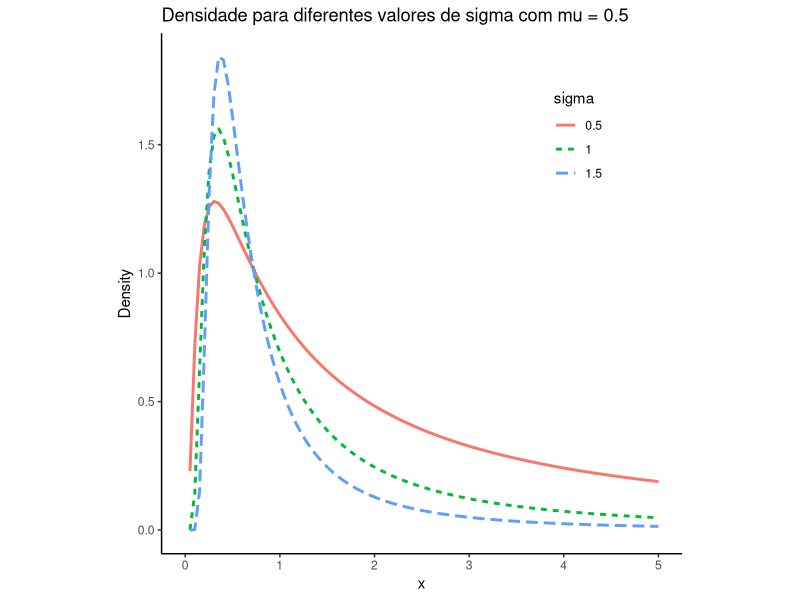
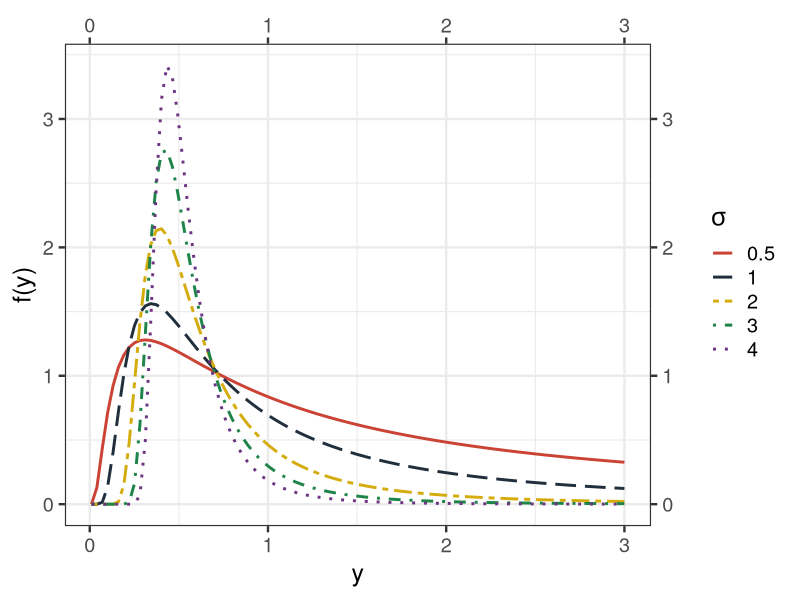
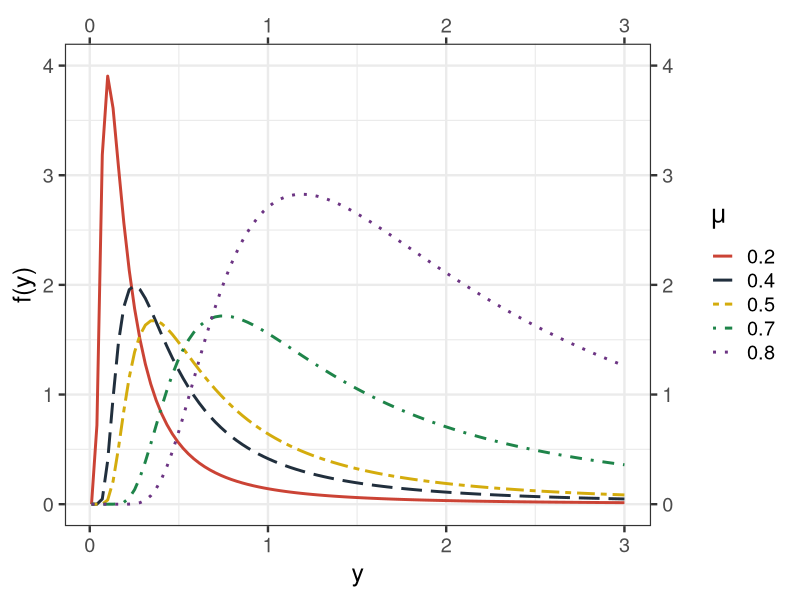
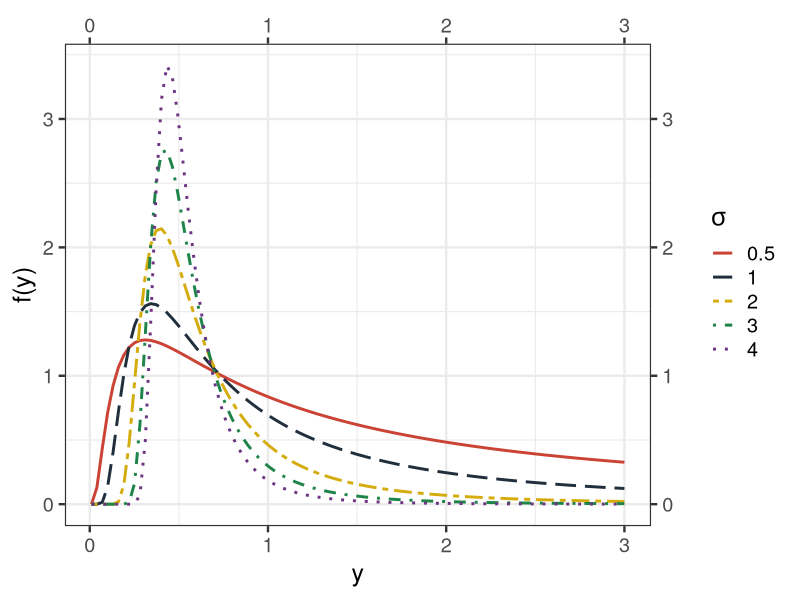
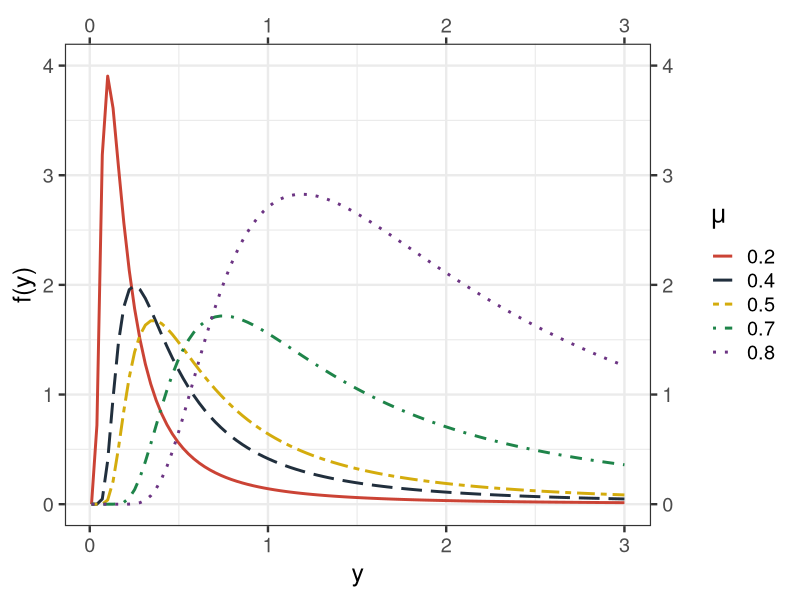

The R script that drew these images, in order:
# alpha reparameterization

# PROBABILITY DENSITY FUNCTION

dUGo <- function(x, mu=.5, sigma=1.2, tau=.5)
{
  
  fx1<- log(tau)/(1 - mu^(-sigma)) * sigma * x^(-(1 + sigma)) * exp((log(tau) / (1 - mu^(-sigma))) *
                                                   (1 - x^(-sigma)))
  
  return(fx1)
  
}

integrate(dUGo,0,1) 

# CUMULATIVE DISTRIBUTION FUNCTION 

pUGo <-  function(q, mu=.5, sigma=1.2, tau=.5) 
{
  cdf <- exp(((log(tau)) / (1 - mu^(-sigma))) * (1 - q^(-sigma)))
  return(cdf)
}


# QUANTILE FUNCTION
qUGo<-function(u, mu=.5, sigma=1.2, tau=.5)
{
  q<-(1 - (log(u) * (1 - mu^(-sigma)) / log(tau)))^(-1 / sigma)
  return(q)
}


# CHEKING LOG-LIKELIHOOD 

x= .5 
mu=.5 
sigma=1.2 
tau=.5


llik<-function(x, mu=.5, sigma=1, tau=.5)
{
  ll<-log(log(tau)/(1-mu^-sigma))+log(sigma)+(-1-sigma)*log(x)+(log(tau)/(1-mu^-sigma))*(1-x^-sigma)
  return(ll)
}

log(dUGo(x, mu=.5, sigma=1, tau=.5))
llik(x, mu=.5, sigma=1, tau=.5)

z=c(.3,.4,.5)

log(dUGo(z[1], mu=.5, sigma=1, tau=.5)*dUGo(z[2], mu=.5, sigma=1, tau=.5)*dUGo(z[3], mu=.5, sigma=1, tau=.5))

sum(llik(z, mu=.5, sigma=1, tau=.5))



### GRAFICOS
# Carregar pacotes necessários
library(ggplot2)
library(dplyr)

# Definição da função dUGo
dUGo <- function(x, mu = 0.5, sigma = 1.2, tau = 0.5) {
  log(tau) / (1 - mu^(-sigma)) * sigma * x^(-(1 + sigma)) * exp((log(tau) / (1 - mu^(-sigma))) * (1 - x^(-sigma)))
}

# Valores dos parâmetros
sigma_values <- c(0.5, 1.0, 1.5)
tau <- 0.5
mu_fixed <- 0.5

# Sequência de valores de x
x <- seq(0, 5, length.out = 100)

# Criar data frame para armazenar os valores de x, sigma e densidade
data <- expand.grid(x = x, sigma = sigma_values)
data$density <- mapply(dUGo, data$x, mu_fixed, data$sigma, tau)

# Plotar as densidades usando ggplot2
ggplot(data, aes(x = x, y = density, color = factor(sigma), linetype = factor(sigma))) +
  geom_line(size = 1) +
  labs(title = paste("Densidade para diferentes valores de sigma com mu =", mu_fixed),
       x = "x", y = "Density", color = "sigma", linetype = "sigma") +
  theme_classic() +
  theme(legend.position = c(0.8, 0.8), # Posição da legenda dentro do gráfico
        legend.background = element_rect(fill = alpha('white', 0.6)), # Fundo transparente para a legenda
        aspect.ratio = 1) # Tornar a imagem mais quadrada





# Carregar pacotes necessários
library(ggplot2)
library(dplyr)

# Definição da função dUGo
dUGo <- function(x, mu = 0.5, sigma = 1.2, tau = 0.5) {
  log(tau) / (1 - mu^(-sigma)) * sigma * x^(-(1 + sigma)) * exp((log(tau) / (1 - mu^(-sigma))) * (1 - x^(-sigma)))
}

# Valores dos parâmetros
sigma_values <- c(0.5, 1.0, 2, 3, 4)
tau <- 0.5
mu_fixed <- 0.5

# Sequência de valores de x
x <- seq(0.01, 3, length.out = 100)

# Criar data frame para armazenar os valores de x, sigma e densidade
data <- expand.grid(x = x, sigma = sigma_values)
data$density <- mapply(dUGo, data$x, mu_fixed, data$sigma, tau)

# Garantir que 'sigma' seja um fator ordenado
data$sigma <- factor(data$sigma, levels = sigma_values)

# Plotar as densidades usando ggplot2
ggplot(data, aes(x = x, y = density, color = sigma, linetype = sigma)) +
  geom_line(size = 1) +
  labs(
    x = "y", y = "f(y)", color = bquote(sigma),linetype = bquote(sigma) 
  ) +
  theme_classic() +
  theme(
    legend.position = c(0.8, 0.8), # Posição da legenda dentro do gráfico
    legend.background = element_rect(fill = alpha('white', 0.6)), # Fundo transparente para a legenda
    axis.line = element_line(color = "black"), # Linha do eixo
    axis.ticks = element_line(color = "black"), # Adicionar todos os ticks
    axis.ticks.length = unit(0.3, "cm"), # Ajustar comprimento dos ticks
    axis.ticks.x.top = element_blank(), # Remover ticks no topo
    axis.ticks.y.right = element_blank(), # Remover ticks à direita
    axis.text.x = element_text(size = 12, color = "black"), # Texto dos ticks do eixo X em preto e tamanho 12
    axis.text.y = element_text(size = 12, color = "black"),
    axis.text.x.top = element_blank(), # Remover texto dos ticks no topo
    axis.text.y.right = element_blank(), # Remover texto dos ticks à direita
    aspect.ratio = 1 # Tornar a imagem mais quadrada
  ) +
  scale_y_continuous(sec.axis = dup_axis(name = NULL)) + # Eixo secundário Y sem rótulo
  scale_x_continuous(sec.axis = dup_axis(name = NULL)) + # Eixo secundário X sem rótulo
  scale_color_manual(values = c("#CB4335", "#212F3D", "#D4AC0D", "#1E8449", "#6C3483")) + # Definir cores específicas para as densidades
  scale_linetype_manual(values = c("solid", "longdash", "twodash", "dotdash", "dotted")) +  #+# Definir tipos de linha específicos para cada sigma
  theme_bw(base_size = 18)

# ggplot(data, aes(x = x, y = density, color = factor(sigma))) +
#   geom_line(size = 1) +
#   labs(title = "", # Se desejar adicionar um título, descomente e personalize
#        x = "y", y = "f(y)", color = "sigma") +
#   theme_classic() +
#   theme(
#     legend.position = c(0.8, 0.8), # Posição da legenda dentro do gráfico
#     legend.background = element_rect(fill = alpha('white', 0.6)), # Fundo transparente para a legenda
#     axis.line = element_line(color = "black"), # Linha dos eixos em preto
#     axis.line.x = element_line(color = "black"), # Linha do eixo inferior em preto
#     axis.line.y = element_line(color = "black"), # Linha do eixo esquerdo em preto
#     axis.line.x.top = element_line(color = "black"), # Linha do eixo superior em preto
#     axis.line.y.right = element_line(color = "black"), # Linha do eixo direito em preto
#     axis.ticks = element_line(color = "black"), # Ticks dos eixos em preto
#     axis.ticks.length = unit(0.3, "cm"), # Ajustar comprimento dos ticks
#     axis.ticks.x.top = element_blank(), # Remover ticks no topo
#     axis.ticks.y.right = element_blank(), # Remover ticks à direita
#     axis.text.x = element_text(size = 12, color = "black"), # Texto dos ticks do eixo X em preto e tamanho 14
#     axis.text.y = element_text(size = 12, color = "black"), # Texto dos ticks do eixo Y em preto e tamanho 14
#     axis.text.x.top = element_blank(), # Remover texto dos ticks no topo
#     axis.text.y.right = element_blank(), # Remover texto dos ticks à direita
#     aspect.ratio = 1 # Tornar a imagem mais quadrada
#   ) +
#   scale_y_continuous(sec.axis = dup_axis(name = NULL)) + # Eixo secundário Y sem rótulo
#   scale_x_continuous(sec.axis = dup_axis(name = NULL)) + # Eixo secundário X sem rótulo
#   scale_color_manual(values = c("#CB4335", "#212F3D", "#D4AC0D", "#2E86C1")) # Definir cores específicas para as densidades


#ggsave("grafico2.png", plot = last_plot(), width = 8, height = 6, dpi = 600)

ggsave("gf1.pdf", plot = last_plot(), width = 10, height = 8, units = "in", dpi = 300)

# MU VALUES

# Definir os valores dos parâmetros
mu_values <- c(0.2, 0.4, 0.5, 0.7, 0.8)
sigma_fixed <- 1.2
tau <- 0.5

# Sequência de valores de x
x <- seq(0.01, 3, length.out = 100)

# Criar data frame para armazenar os valores de x, mu e densidade
data <- expand.grid(x = x, mu = mu_values)
data$density <- mapply(dUGo, data$x, data$mu, sigma_fixed, tau)

# Garantir que 'mu' seja um fator ordenado
data$mu <- factor(data$mu, levels = mu_values)

# Plotar as densidades usando ggplot2
ggplot(data, aes(x = x, y = density, color = mu, linetype = mu)) +
  geom_line(size = 1) +
  labs(
    x = "y", y = "f(y)", color = bquote(mu), linetype = bquote(mu)
  ) +
  theme_classic() +
  theme(
    legend.position = c(0.8, 0.8), # Posição da legenda dentro do gráfico
    legend.background = element_rect(fill = alpha('white', 0.1)), # Fundo transparente para a legenda
    axis.line = element_line(color = "black"), # Linha do eixo
    axis.ticks = element_line(color = "black"), # Adicionar todos os ticks
    axis.ticks.length = unit(0.3, "cm"), # Ajustar comprimento dos ticks
    axis.ticks.x.top = element_blank(), # Remover ticks no topo
    axis.ticks.y.right = element_blank(), # Remover ticks à direita
    axis.text.x = element_text(size = 12, color = "black"), # Texto dos ticks do eixo X em preto e tamanho 12
    axis.text.y = element_text(size = 12, color = "black"),
    axis.text.x.top = element_blank(), # Remover texto dos ticks no topo
    axis.text.y.right = element_blank(), # Remover texto dos ticks à direita
    aspect.ratio = 1 # Tornar a imagem mais quadrada
  ) +
  scale_y_continuous(sec.axis = dup_axis(name = NULL), limits = c(0, 4), breaks = seq(0, 4, by = 1)) + # Eixo secundário Y sem rótulo
  scale_x_continuous(sec.axis = dup_axis(name = NULL)) + # Eixo secundário X sem rótulo
  scale_color_manual(values = c("#CB4335", "#212F3D", "#D4AC0D", "#1E8449", "#6C3483")) + # Definir cores específicas para os valores de mu
  scale_linetype_manual(values = c("solid", "longdash", "twodash", "dotdash", "dotted")) +# Definir tipos de linha específicos para cada valor de mu
  theme_bw(base_size = 18)

#ggsave("gf2.png", plot = last_plot(), width = 8, height = 6, dpi = 600)

ggsave("gf2.pdf", plot = last_plot(), width = 10, height = 8, units = "in", dpi = 300)

